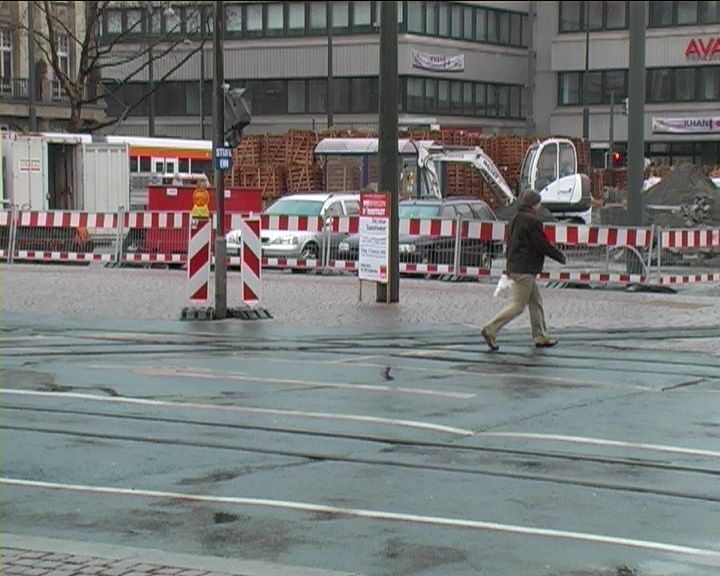
#> input picture temp_image/bahnhof-00000357.png, 720 x 576 px
$ python -i hog.py   (imports and definitions only)   (older library calls are emulated)
#> lines starting #> are read from the running program, lines starting #| are printed output that depends on the picture
#!/usr/bin/env python
# coding: utf-8

# In[49]:


import cv2
import numpy as np
import math
import matplotlib.pyplot as plt
'''
get_hog
    Functionality : Calculates histogram of oriented gradients of input array(image)
    Input: Image
    Output: Feature Vector and HOG image
changelog--
    01/01/2019: Initial version
    05/01/2019: Included feature linearization. Returns linearized feature vector
    06/01/2019: Included visualization of HOG vector
    https://en.wikipedia.org/wiki/Histogram_of_oriented_gradients
    http://lear.inrialpes.fr/people/triggs/pubs/Dalal-cvpr05.pdf
    N. Dalal and B. Triggs, "Histograms of oriented gradients for human detection," 2005 IEEE Computer Society Conference on Computer Vision and Pattern Recognition (CVPR'05), San Diego, CA, USA, 2005, pp. 886-893 vol. 1.
doi: 10.1109/CVPR.2005.177
'''
def get_hog(img,csize=8,bin=9,visualize=False):
    sudo_image=np.sqrt(np.sqrt(img / float(np.max(img))))
    sudo_image*=255
    unit_angle=360/bin
    height,width=sudo_image.shape
    gm,ga=get_gradient(img)
    block_gradient= np.zeros((int(height / csize), int(width /csize),bin))# creating an empty array for storing HOG
    for i in range(block_gradient.shape[0]):
        for j in range(block_gradient.shape[1]):
            cm = gm[i * csize:(i + 1) * csize,j * csize:(j + 1) * csize]
            ca = ga[i * csize:(i + 1) * csize,j * csize:(j + 1) * csize]
            block_gradient[i][j] = get_block_gradient(cm, ca,bin,unit_angle)
    fds=[]
    for i in range(block_gradient.shape[0] - 1):
        for j in range(block_gradient.shape[1] - 1):
            block_vector = []
            block_vector.extend(block_gradient[i][j])
            block_vector.extend(block_gradient[i][j + 1])
            block_vector.extend(block_gradient[i + 1][j])
            block_vector.extend(block_gradient[i + 1][j + 1])
            mag = lambda vector: math.sqrt(sum(i ** 2 for i in vector))
            magnitude = mag(block_vector)
            if magnitude != 0:
                normalize = lambda block_vector, magnitude: [element / magnitude for element in block_vector]
                block_vector = normalize(block_vector, magnitude)
            fds.append(block_vector)
    if visualize:
        hog_output_image= display_hog(np.zeros([height, width]), block_gradient,unit_angle,csize)
        return np.array(fds).ravel(), hog_output_image
    else:
        return np.array(fds).ravel()
'''
get_gradient--
    Functionality : Calculates Gradient of the whole image array
    Input: Image
    Output: gradient magnitude and gradient angle
changelog--
    09/01/2019: Initial version with manual calculation
    12/01/2019: final version with use of sobel operator
    https://docs.opencv.org/2.4/doc/tutorials/imgproc/imgtrans/sobel_derivatives/sobel_derivatives.html
'''
def get_gradient(img):
    gx = cv2.Sobel(img, cv2.CV_64F, 1, 0,ksize=5)
    gy = cv2.Sobel(img, cv2.CV_64F, 0, 1,ksize=5)
    gm = cv2.addWeighted(gx, 0.5, gy,0.5, 0)
    ga = cv2.phase(gx, gy, angleInDegrees=True)
    return abs(gm), ga

'''
get_block_gradient--
    Functionality : Calculates Gradient of the whole image array
    Input: cell magnitude/angle vector,bin size,angleunit (angle unit /bin)
    Output: vector with block orientation
changelog--
    09/01/2019: Initial version
'''
def get_block_gradient(cm,ca,bin,unit_angle):
    orientation_centers = [0] * bin
    for i in range(cm.shape[0]):
        for j in range(cm.shape[1]):
            block_gradient = cm[i][j]
            block_angle = ca[i][j]
            min_angle, max_angle, modulus = get_bins(block_angle,unit_angle,bin)
            orientation_centers[min_angle] += (block_gradient * (1 - (modulus / unit_angle)))
            orientation_centers[max_angle] += (block_gradient * (modulus / unit_angle))
    return orientation_centers
'''
get_bins
    Functionality : Calculates distribution of angle units into bins
    Input: block angle,unit angle,bin size
    Output: bin array with angle distribution
changelog--
    09/01/2019: Initial version
'''
def get_bins(ga,unit_angle,bin=9):
    temp_a = int(ga / unit_angle)
    modulus = ga % unit_angle
    if temp_a == bin:
        return temp_a - 1, (temp_a) % bin, modulus
    return temp_a, (temp_a + 1) % bin, modulus
'''
display_hog
    Functionality : Returns HOG feature image for visualization
    Input: array , block_gradient, angle unit, cell size
    Output: HOG feature image
changelog--
    06/01/2019: Initial version
'''
def display_hog(img,block_gradient,unit_angle,csize):
    cell_width = csize / 2
    max_mag = np.array(block_gradient).max()
    for i in range(block_gradient.shape[0]):
        for j in range(block_gradient.shape[1]):
            temp_grad = block_gradient[i][j]
            temp_grad /= max_mag
            angle = 0
            angle_gap = unit_angle
            for magnitude in temp_grad:
                angle_radian = math.radians(angle)
                x1 = int(i * csize + magnitude * cell_width * math.cos(angle_radian))
                y1 = int(j * csize + magnitude * cell_width * math.sin(angle_radian))
                x2 = int(i * csize - magnitude * cell_width * math.cos(angle_radian))
                y2 = int(j * csize - magnitude * cell_width * math.sin(angle_radian))
                cv2.line(img, (y1, x1), (y2, x2), int(255 * math.sqrt(magnitude)))
                angle += angle_gap
    return img

# [8 lines of commented-out code are left out]

>>> import cv2
>>> picture = cv2.imread('temp_image/bahnhof-00000357.png')
#> picture is the input picture: shape (576, 720, 3); mean B, G, R 118.9, 120.1, 117.2
>>> result = get_hog(picture)
#> in get_hog, `sudo_image=np.sqrt(np.sqrt(img / float(np.max(img))))`:
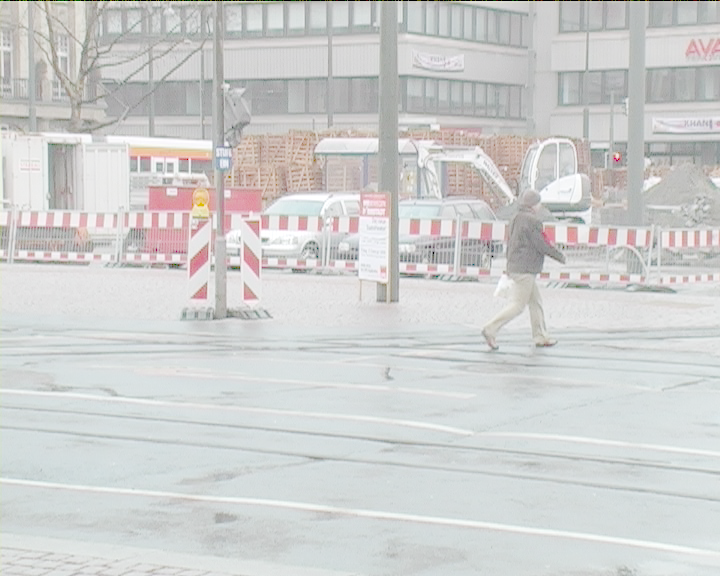
#> sudo_image: shape (576, 720, 3) float64; mean B, G, R 0.812, 0.816, 0.812
#> (the run stopped early here; a loop or call above may not have finished)

$ run again, on temp_image/crossing-00001208.png
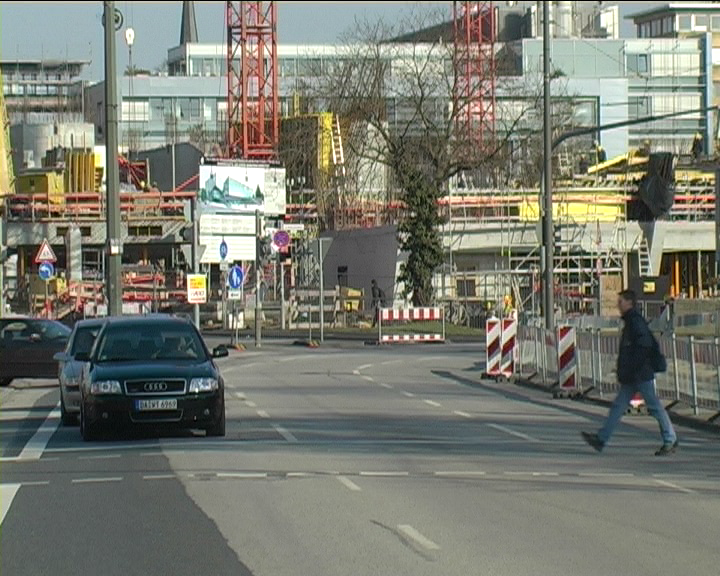
#> input picture temp_image/crossing-00001208.png, 720 x 576 px
#> picture is the input picture: shape (576, 720, 3); mean B, G, R 112.5, 123.2, 121.1
#> in get_hog, `sudo_image=np.sqrt(np.sqrt(img / float(np.max(img))))`:
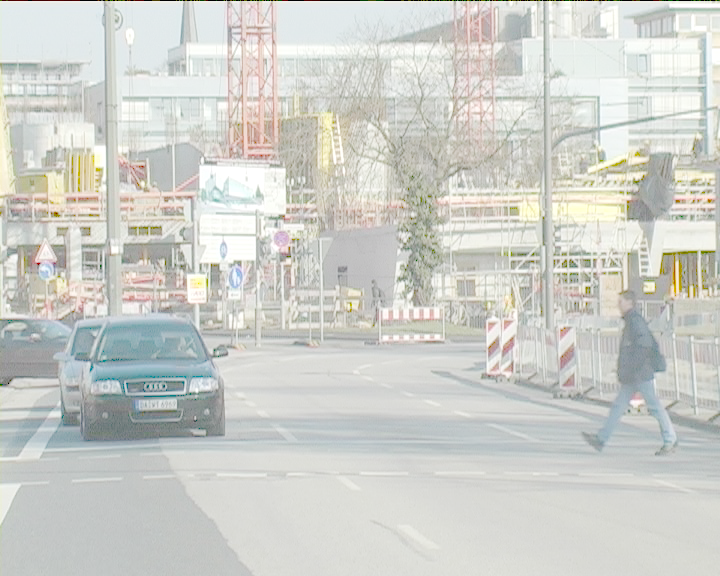
#> sudo_image: shape (576, 720, 3) float64; mean B, G, R 0.796, 0.817, 0.811

$ run again, on temp_image/crossing-00002297.png
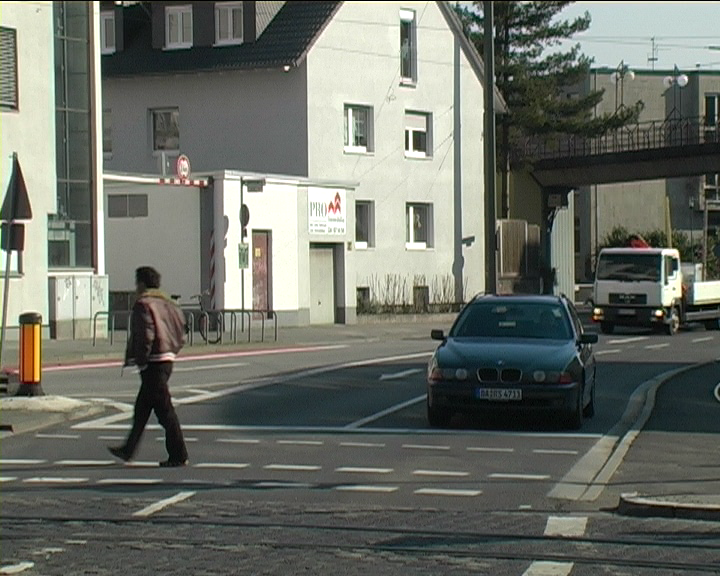
#> input picture temp_image/crossing-00002297.png, 720 x 576 px
#> picture is the input picture: shape (576, 720, 3); mean B, G, R 102.9, 111, 107.4
#> in get_hog, `sudo_image=np.sqrt(np.sqrt(img / float(np.max(img))))`:
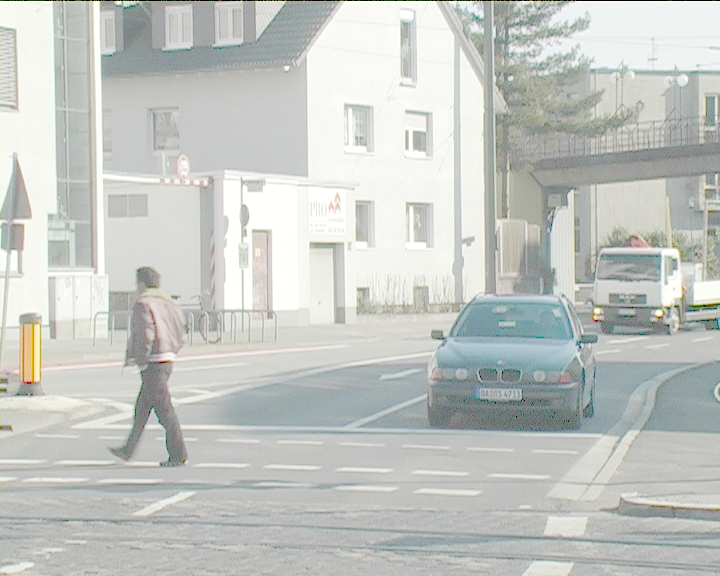
#> sudo_image: shape (576, 720, 3) float64; mean B, G, R 0.767, 0.783, 0.771

$ run again, on temp_image/luisenplatz-00001970.png
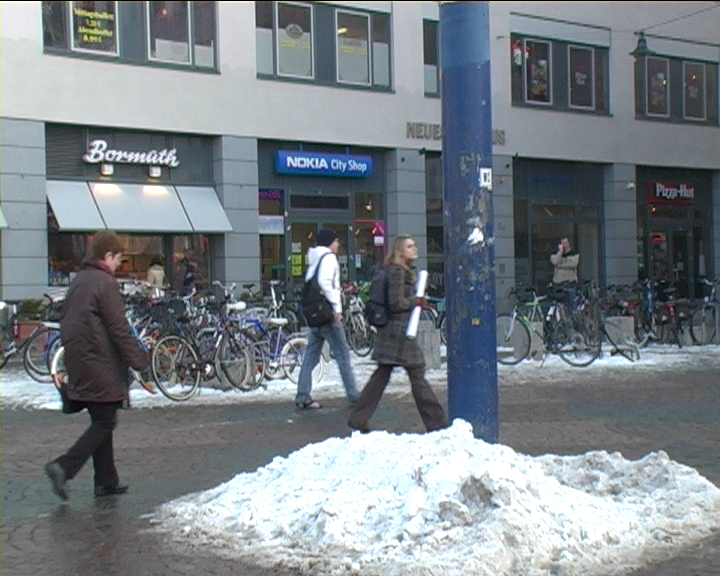
#> input picture temp_image/luisenplatz-00001970.png, 720 x 576 px
#> picture is the input picture: shape (576, 720, 3); mean B, G, R 134.3, 128.5, 121.3
#> in get_hog, `sudo_image=np.sqrt(np.sqrt(img / float(np.max(img))))`:
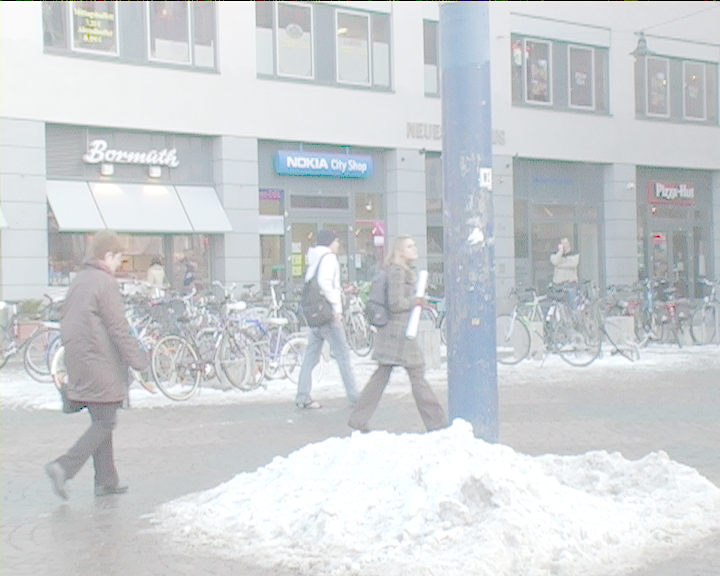
#> sudo_image: shape (576, 720, 3) float64; mean B, G, R 0.831, 0.821, 0.806
